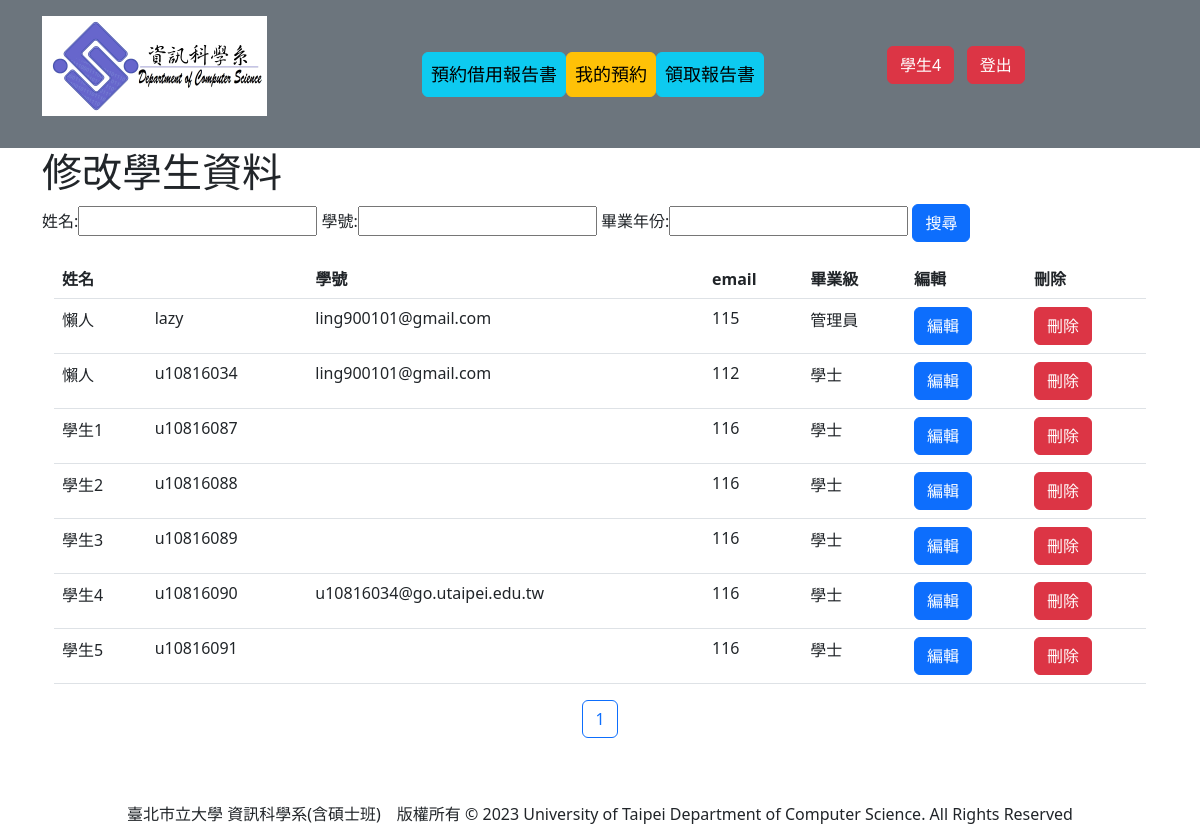
The app's page /SearchStudent (signed in), older data.
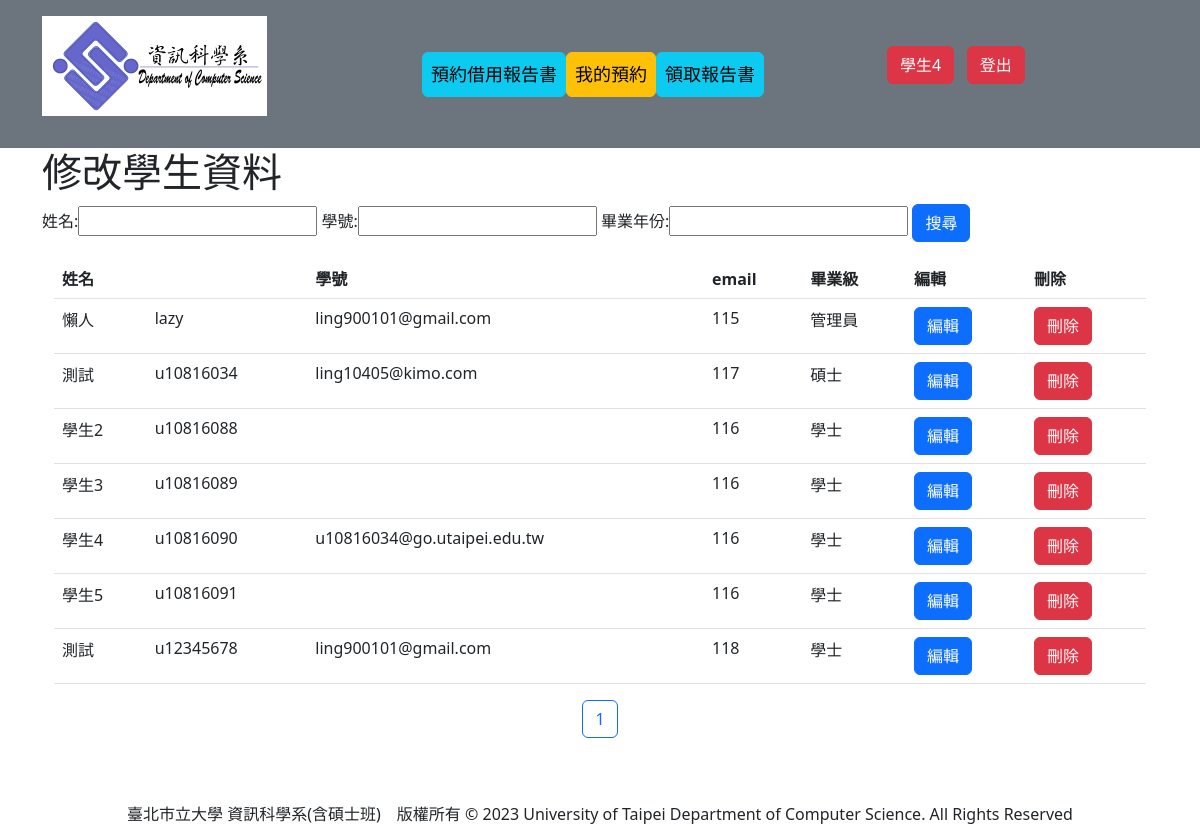
The same page, newer data.
### student/models.py (models this page shows, shortened)
class User(AbstractUser):
    first_name = None
    last_name = None
    username = models.CharField(max_length=15, unique=True, null=True) #帳號
    name = models.CharField(max_length = 12) #姓名
    DEPARTMENT = ((0, '資訊科學系'),
                  (1, '外系'),)
    department = models.IntegerField(choices=DEPARTMENT, null=True, blank=True)
    IDENTITY=((0, '學士'),
              (1, '管理員'),
              (2, '碩士'))
    identity = models.IntegerField(choices=IDENTITY, default=0)
    graduateLevel = models.DecimalField(max_digits = 4, decimal_places = 0, default = timezone.now().year + 4)#畢業級
    USER_NAME_FIELD = 'username'
    class Meta:
        ordering = ["username"]
    def get_graduate_year(self):
        return (self.graduateLevel - 1911)

### student/views.py (the view)
# urls.py: path('SearchStudent', views.SearchStudent.as_view(), name='SearchStudent'),#尋找特定學生
class SearchStudent(LoginRequiredMixin, ListView):
    model = User
    template_name = "SearchStudent.html"
    def get_queryset(self):
        queryDict = {}
        if self.request.GET:
            if "name" in self.request.GET:
                queryDict['name__icontains'] = self.request.GET['name']
            if "username" in self.request.GET:
                queryDict['username__icontains'] = self.request.GET['username']
            if 'graduateLevel' in self.request.GET and self.request.GET['graduateLevel'] != '':
                queryDict['graduateLevel'] = int(self.request.GET['graduateLevel']) + 1911
            queryset = User.objects.filter(**queryDict)
        else:
            queryset = User.objects.all()
        paginator=Paginator(queryset, limit)
        page=self.request.GET.get('page')
        try:
            queryset=paginator.page(page)
        except PageNotAnInteger:
            queryset=paginator.page(1)
        except EmptyPage:
            queryset=paginator.page(paginator.num_pages)
        return queryset

### templates/SearchStudent.html (shortened to what this page needs)
{% extends "layout.html" %}
{% block title %}修改學生資料{% endblock %}
{% block content %}
<form method = "GET">
    姓名:<input type = "search" name = "name" placeholder = "">
    學號:<input type = "search" name = "username" placeholder = "">
    畢業年份:<input type = "search" name = "graduateLevel" placeholder = "">
    <input type="submit" class="btn btn-primary" name="search" value="搜尋" />
</form>
<div class="container">
    <table class="table">
        <thead>
            <tr>
                <th scope="col">姓名</th>
                <th scope="col"></th>
                <th scope="col">學號</th>
                <th scope="col">email</th>
                <th scope="col">畢業級</th>
                <th scope="col">編輯</th>
                <th scope="col">刪除</th>
            </tr>
        </thead>
        <tbody>
            {% for student in object_list %}
                <tr>
                    <td>{{ student.name }}</td>
                    <td>{{ student.username }}</td>
                    <td>{{ student.email }}</td>
                    <td>{{ student.get_graduate_year }}</td>
                    <td>{{ student.get_identity_display }}</td>
                    <td><a href="{% url 'ModifyStudentInfo' pk=student.id%}" class="btn btn-primary">編輯</a></td>
                    <td><a href="{% url 'DeleteStudent' pk=student.id%}" class="btn btn-danger">刪除</a></td>
                </tr>
            {% endfor %}
        </tbody>
    </table>
</div>
<p style="text-align:center">
    {% for page_number in object_list.paginator.page_range %}
      {% ifequal page_number  object_list.number %}
        <button class="btn btn-outline-primary">{{ page_number }}</button>
      {% else %}
        <a href="?page={{ page_number }}" class="btn btn-primary">{{ page_number }}</a>
      {% endifequal %}
    {% endfor %}
</p>
{% endblock %}

### templates/layout.html (shortened to what this page needs)
<!DOCTYPE>
<html lan = "en" dir = "ltr">
    <head>
         <link rel="stylesheet" href="https://cdn.jsdelivr.net/npm/bootstrap@5.2.0-beta1/dist/css/bootstrap.rtl.min.css">
    </head>
    <body>
    <header class="p-3 text-bg-secondary">
    <div class="container">
      <div class="d-flex flex-wrap align-items-center justify-content-center justify-content-lg-start" style="display: flex;font-size:large;">
        <p style="flex: 1;">
            {% load static %}
            <img src="{% static '/images/logo.jpg'%}" width="225px" height = "100px">
        </p>
        <p style="flex: 1;">
            <ul class="nav col-12 col-md-auto mb-2 justify-content-center mb-md-0">
                {% if user and user.is_authenticated %}
                    {% if user.identity == 0 %}
                        <li><a href="{% url 'BorrowPaper' pk=user.id%}" class="nav-link px-2 text-black btn btn-info">預約借用報告書</a></li>
                        <li><a href="{% url 'UserBooking' pk=user.id%}" class="nav-link px-2 text-black btn btn-warning">我的預約</a></li>
                        <li><a href="{% url 'GetEntityPaper' %}" class="nav-link px-2 text-black btn btn-info">領取報告書</a></li>
                    {% endif %}
                {% else %}
                    <li><a href="{% url 'Home' %}" class="nav-link px-2 text-black btn btn-info">首頁</a></li>
                {% endif %}
            </ul>
        </p>
        <p style="flex: 1;">
            {% if user.is_authenticated %}
                <div class="col-md-3 text-end">
                    <form method = "post" action = "{% url 'login' %}">{% csrf_token %}
                        <a href="{% url 'EditPassword' pk=user.id %}" class="btn btn-danger me-2">{{ user.name }}</a>
                        <a href="{% url 'logout' %}" class="btn btn-danger me-2">登出</a>
                    </form>
                </div>
            {% else %}
                <div class="col-md-3 text-end">
                    <a href="{% url 'login' %}" class="btn btn-warning me-2">登入</a>
                </div>
            {% endif %}
        </p>
      </div>
    </div>
  </header>
        <div class="container">
            <h1>{% block title %}{% endblock %}</h1>
        </div>
        <div class="container">
            {% block content %}{% endblock %}
        </div>
        <br><br>
        <div class="container" align="center">
            臺北市立大學 資訊科學系(含碩士班)　版權所有 © 2023   University of Taipei Department of Computer Science. All Rights Reserved
        </div>
    </body>
</html>

Row changes from the older to the newer data that the page shows:
removed User: name "懶人", username "u10816034", email "ling900101@gmail.com", get_graduate_year "112", identity "學士"
removed User: name "學生1", username "u10816087", get_graduate_year "116", identity "學士"
added User: name "測試", username "u10816034", email "ling10405@kimo.com", get_graduate_year "117", identity "碩士"
added User: name "測試", username "u12345678", email "ling900101@gmail.com", get_graduate_year "118", identity "學士"
